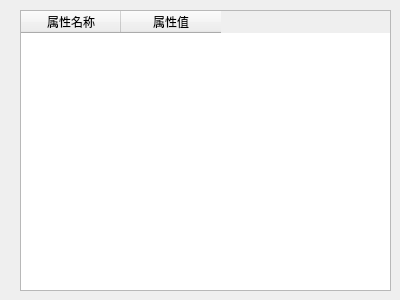
<?xml version="1.0" encoding="UTF-8"?>
<ui version="4.0">
 <class>PropertyDlg</class>
 <widget class="QWidget" name="PropertyDlg">
  <property name="geometry">
   <rect>
    <x>0</x>
    <y>0</y>
    <width>400</width>
    <height>300</height>
   </rect>
  </property>
  <property name="sizePolicy">
   <sizepolicy hsizetype="Expanding" vsizetype="Expanding">
    <horstretch>0</horstretch>
    <verstretch>0</verstretch>
   </sizepolicy>
  </property>
  <property name="windowTitle">
   <string>Form</string>
  </property>
  <widget class="QWidget" name="verticalLayoutWidget">
   <property name="geometry">
    <rect>
     <x>20</x>
     <y>10</y>
     <width>371</width>
     <height>281</height>
    </rect>
   </property>
   <layout class="QVBoxLayout" name="verticalLayout">
    <item>
     <widget class="QTableWidget" name="tableWidget">
      <column>
       <property name="text">
        <string>属性名称</string>
       </property>
      </column>
      <column>
       <property name="text">
        <string>属性值</string>
       </property>
      </column>
     </widget>
    </item>
   </layout>
  </widget>
 </widget>
 <resources/>
 <connections/>
</ui>
